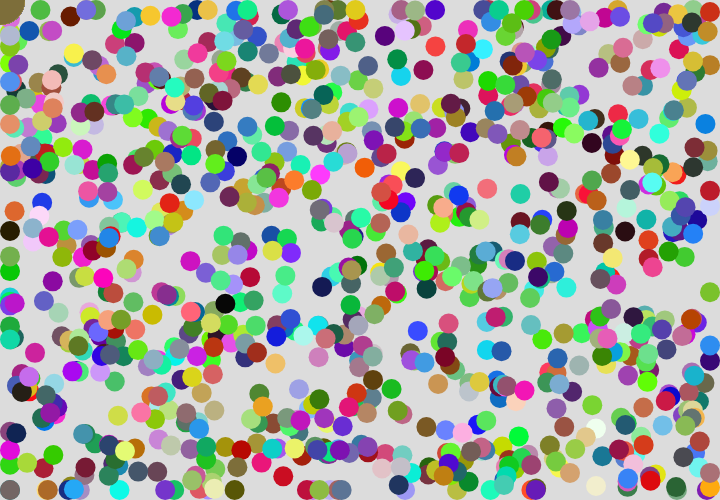
Frame 1 (no input)
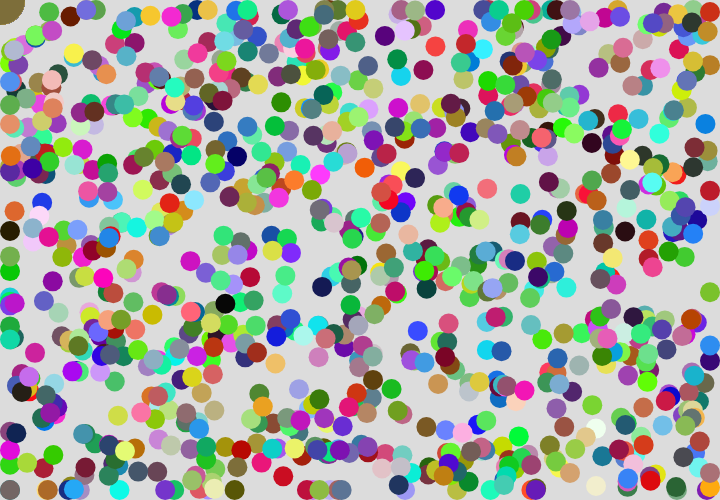
Frame 60 (no input)
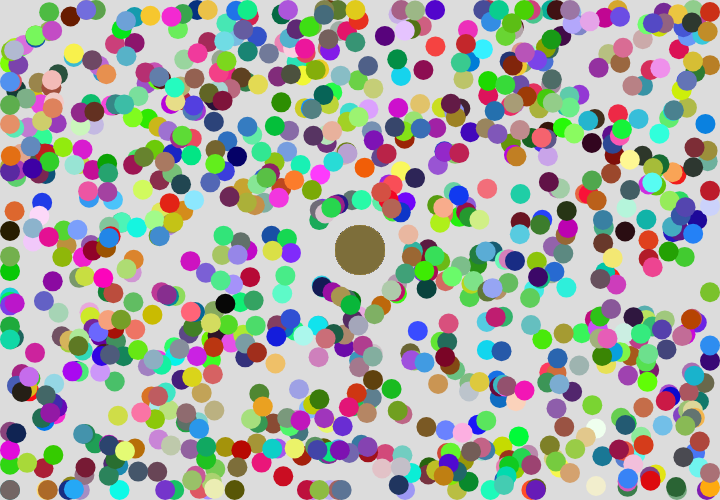
Frame 120 (the mouse pressed at the canvas centre since frame 60)

The p5.js sketch that drew these frames (run headless with seeded random() and noise() and a simulated clock; from frame 60 on, the mouse is pressed at the canvas centre):

// p5.js sketch
// ── sketch.js
let circles = []; //all the circles
let mouseThreshold = 50; //the barrier around the mouse
let moveDistance = 0.05; //the circles movements
let mode = 1;

function setup() {
  createCanvas(720, 500);
  noStroke();

  //this creates the 1000 random circles
  for (let i = 0; i < 1000; i++) {
    circles.push({
      x: random(width),
      y: random(height),
      size: 20,
      color: color(random(255), random(255), random(255)),
    });
  }
}

//modes switch by what key you press
function keyPressed() {
  if (key == "1") mode = 1;
  if (key == "2") mode = 2;
  if (key == "3") mode = 3;
}

function draw() {
  background(220);
  
  push();  

  //if mouse is close, it pushes the circles away from the mouse
  for (let c of circles) {
    let near = dist(c.x, c.y, mouseX, mouseY) < mouseThreshold;
    if (near) {
      c.x += (c.x - mouseX) * moveDistance;
      c.y += (c.y - mouseY) * moveDistance;
    }
      
    //keeps the circles inside of the canvas
    c.x = constrain(c.x, 10, width - 10);
    c.y = constrain(c.y, 10, height - 10);

    //just have colored circles normally
    if (mode == 1) {
    fill(c.color);
    circle(c.x, c.y, 20);
    }
    //some circles grow when the mouse is near
    if (mode == 2) {
      if (near) c.size = 40;
      else c.size = 20;
      fill(c.color);
      circle(c.x, c.y, c.size);
    }
    //some circles turn red when mouse is near
    if (mode == 3) {
      if (near) fill(255, 0, 0);
      else fill(c.color);
      circle(c.x, c.y, 20);
    }

    //makes a big circle for the mouse and follows it
    fill(c.color);
    circle(mouseX, mouseY, 50);
  }
  
  pop();
  
}
